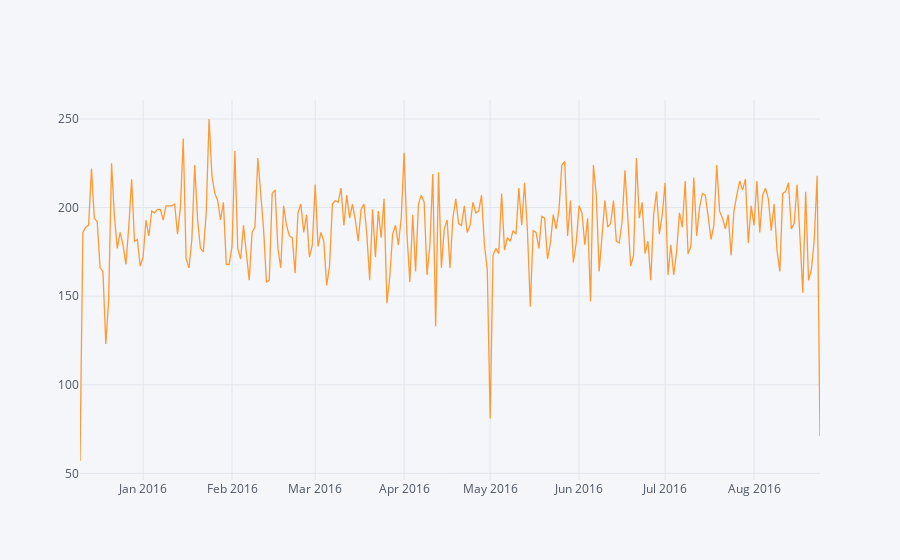

Write notebook code for a chart like this one.
### Markdown cell above
**Now creating plots for the date vs count of reason=="EMS"**

### Code cell
df[df['Reason']=='EMS'].groupby('date').count()['twp'].iplot()

### Figure 1 — Plotly figure (JSON) as saved in the notebook; plotly's stock layout.template omitted (floating-point values rounded to 4 significant figures; data arrays with more than 128 entries replaced by an {"elided": "..."} marker saying what was removed)
{"data": [{"line": {"color": "rgba(255, 153, 51, 1.0)", "dash": "solid", "shape": "linear", "width": 1.3}, "mode": "lines", "name": "twp", "text": "", "type": "scatter", "x": {"elided": "259 str values"}, "y": {"elided": "259 int values"}}], "layout": {"legend": {"bgcolor": "#F5F6F9", "font": {"color": "#4D5663"}}, "paper_bgcolor": "#F5F6F9", "plot_bgcolor": "#F5F6F9", "title": {"font": {"color": "#4D5663"}}, "xaxis": {"gridcolor": "#E1E5ED", "showgrid": true, "tickfont": {"color": "#4D5663"}, "title": {"font": {"color": "#4D5663"}, "text": ""}, "zerolinecolor": "#E1E5ED"}, "yaxis": {"gridcolor": "#E1E5ED", "showgrid": true, "tickfont": {"color": "#4D5663"}, "title": {"font": {"color": "#4D5663"}, "text": ""}, "zerolinecolor": "#E1E5ED"}}}
